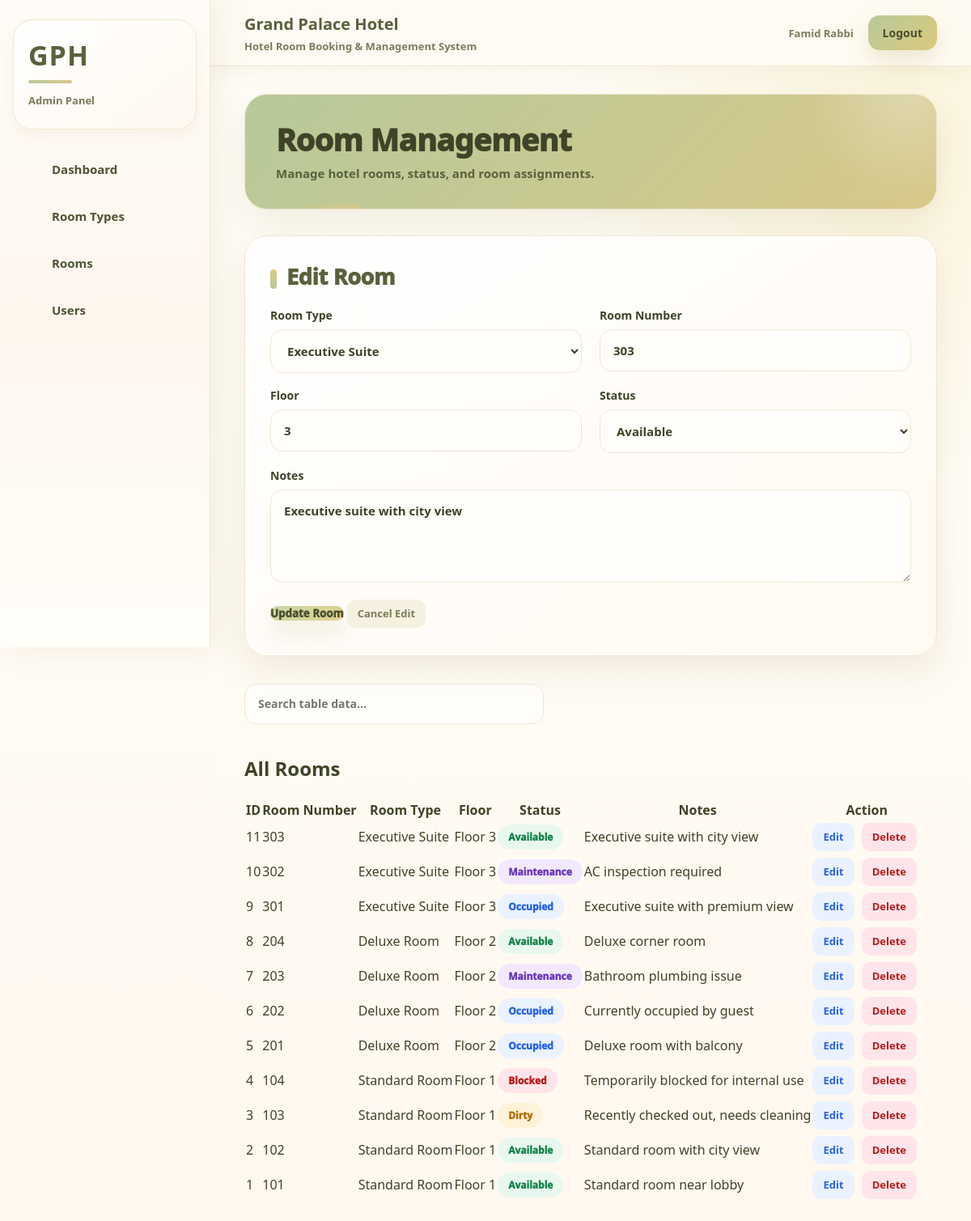
The page /views/admin/rooms.php?edit=11 (signed in) on the database its author committed.
### tables this page shows
CREATE TABLE `rooms` (
  `id` int(11) NOT NULL,
  `room_type_id` int(11) NOT NULL,
  `room_number` varchar(30) NOT NULL,
  `floor` int(11) NOT NULL,
  `status` enum('available','occupied','dirty','maintenance','blocked') NOT NULL DEFAULT 'available',
  `notes` text DEFAULT NULL,
  `created_at` timestamp NOT NULL DEFAULT current_timestamp()
);

CREATE TABLE `room_types` (
  `id` int(11) NOT NULL,
  `name` varchar(100) NOT NULL,
  `description` text NOT NULL,
  `price_per_night` decimal(10,2) NOT NULL,
  `max_capacity` int(11) NOT NULL,
  `thumbnail_path` varchar(255) DEFAULT NULL,
  `amenities` longtext DEFAULT NULL CHECK (json_valid(`amenities`)),
  `is_active` tinyint(1) NOT NULL DEFAULT 1,
  `created_at` timestamp NOT NULL DEFAULT current_timestamp()
);

### models/roomModel.php (called while the page is built, shortened)
<?php
require_once __DIR__ . "/../config/database.php";
function getAllRoomTypes()
{
    global $conn;
    $sql = "SELECT * FROM room_types ORDER BY id DESC";
    return $conn->query($sql);
}
function getAllRooms()
{
    global $conn;
    $sql = "SELECT
                rooms.id,
                rooms.room_number,
                rooms.floor,
                rooms.status,
                rooms.notes,
                room_types.name AS room_type
            FROM rooms
            INNER JOIN room_types ON rooms.room_type_id = room_types.id
            ORDER BY rooms.id DESC";
    return $conn->query($sql);
}
function getRoomById($id)
{
    global $conn;
    $sql = "SELECT * FROM rooms WHERE id = ?";
    $stmt = $conn->prepare($sql);
    $stmt->bind_param("i", $id);
    $stmt->execute();
    return $stmt->get_result()->fetch_assoc();
}
?>

### views/admin/rooms.php (the view, shortened to what this page needs)
<?php
require_once "../../models/roomModel.php";
$rooms = getAllRooms();
$roomTypes = getAllRoomTypes();
$editData = null;
if (isset($_GET["edit"])) {
    $editData = getRoomById($_GET["edit"]);
}
require_once "../../app/layouts/header.php";
require_once "../../app/layouts/sidebar.php";
require_once "../../app/layouts/navbar.php";
?>
<div class="main-content">
    <div class="dashboard-title">
        <h1>Room Management</h1>
        <p>Manage hotel rooms, status, and room assignments.</p>
    </div>
    <div class="form-box">
        <h2><?php echo $editData ? "Edit Room" : "Add New Room"; ?></h2>
        <form action="../../controllers/roomController.php" method="POST">
            <div class="form-row">
                <div class="form-group">
                    <label>Room Type</label>
                    <select name="room_type_id" required>
                        <?php
                        if ($roomTypes && $roomTypes->num_rows > 0) {
                            while ($type = $roomTypes->fetch_assoc()) {
                                $selected = "";
                                if ($editData && $editData["room_type_id"] == $type["id"]) {
                                    $selected = "selected";
                                }
                                echo "<option value='" . $type["id"] . "' $selected>";
                                echo $type["name"];
                                echo "</option>";
                            }
                        }
                        ?>
                    </select>
                </div>
                <div class="form-group">
                    <label>Room Number</label>
                    <input type="text"
                           name="room_number"
                           required
                           value="<?php echo $editData ? $editData["room_number"] : ""; ?>">
                </div>
            </div>
            <div class="form-row">
                <div class="form-group">
                    <label>Floor</label>
                    <input type="number"
                           name="floor"
                           required
                           value="<?php echo $editData ? $editData["floor"] : ""; ?>">
                </div>
                <div class="form-group">
                    <label>Status</label>
                    <select name="status" required>
                        <?php
                        $statuses = ["available", "occupied", "dirty", "maintenance", "blocked"];
                        foreach ($statuses as $status) {
                            $selected = "";
                            if ($editData && $editData["status"] == $status) {
                                $selected = "selected";
                            }
                            echo "<option value='$status' $selected>";
                            echo ucfirst($status);
                            echo "</option>";
                        }
                        ?>
                    </select>
                </div>
            </div>
            <div class="form-group">
                <label>Notes</label>
                <textarea name="notes"
                          placeholder="Additional room notes..."><?php echo $editData ? $editData["notes"] : ""; ?></textarea>
            </div>
            <button type="submit">
                <?php
                echo $editData ? "Update Room" : "Add Room";
                ?>
            </button>
            <?php if ($editData) { ?>
                <a href="rooms.php" class="cancel-link">
                    Cancel Edit
                </a>
            <?php } ?>
        </form>
    </div>
    <div class="table-search-box">
    <input
        type="text"
        class="table-search"
        placeholder="Search table data..."
    >
</div>
<br>
        <h2>All Rooms</h2>
        <br>
        <table>
            <thead>
                <tr>
                    <th>ID</th>
                    <th>Room Number</th>
                    <th>Room Type</th>
                    <th>Floor</th>
                    <th>Status</th>
                    <th>Notes</th>
                    <th>Action</th>
                </tr>
            </thead>
            <tbody>
                <?php
                if ($rooms && $rooms->num_rows > 0) {
                    while ($room = $rooms->fetch_assoc()) {
                        echo "<tr>";
                        echo "<td>" . $room["id"] . "</td>";
                        echo "<td>" . $room["room_number"] . "</td>";
                        echo "<td>" . $room["room_type"] . "</td>";
                        echo "<td>Floor " . $room["floor"] . "</td>";
                       echo "<td>
        <span class='status-badge status-" . $room["status"] . "'>
            " . ucfirst($room["status"]) . "
        </span>
      </td>";
                        echo "<td>" . $room["notes"] . "</td>";
                        echo "<td>
                            <a class='edit-btn'
                               href='rooms.php?edit=" . $room["id"] . "'>
                               Edit
                            </a>
                            <a class='delete-btn'
                               href='../../controllers/roomController.php?delete_room=" . $room["id"] . "'
                               onclick='return confirm(\"Are you sure?\")'>
                               Delete
                            </a>
                        </td>";
                        echo "</tr>";
                    }
                } else {
                    echo "<tr>";
                    echo "<td colspan='7'>No rooms found.</td>";
                    echo "</tr>";
                }
                ?>
            </tbody>
        </table>
    </div>
<?php
require_once "../../app/layouts/footer.php";
?>

### assets/css/dashboard.css (style rules this page uses)
* { margin: 0; padding: 0; box-sizing: border-box; }
a { color: inherit; text-decoration: none; }
button, input, select, textarea { font-family: inherit; }
.main-content { margin-left: var(--sidebar-width); min-height: calc(100vh - var(--navbar-height)); padding: 34px 42px 58px; background: radial-gradient(circle at 92% 6%, rgba(244, 222, 155, 0.28), transparent 26%), linear-gradient(180deg, #fffdf7 0%, #fff8ef 100%); }
.dashboard-title { position: relative; overflow: hidden; padding: 34px 38px; margin-bottom: 32px; border-radius: 28px; background: linear-gradient(135deg, #B7C99A, #D8C88A); border: 1px solid var(--border); box-shadow: var(--shadow-md); }
.dashboard-title::before { content: ""; position: absolute; width: 260px; height: 260px; right: -95px; top: -130px; border-radius: 50%; background: radial-gradient(circle, rgba(255, 255, 255, 0.28), transparent 70%); }
.dashboard-title::after { content: ""; position: absolute; left: 38px; bottom: 0; width: 105px; height: 5px; border-radius: 999px 999px 0 0; background: linear-gradient(90deg, var(--pink-main), var(--pink-mid)); }
.dashboard-title h1 { position: relative; z-index: 1; color: #3F4327; font-size: 38px; line-height: 1.12; font-weight: 950; letter-spacing: -0.6px; margin-bottom: 10px; }
.dashboard-title p { position: relative; z-index: 1; color: #59613C; font-size: 15px; font-weight: 600; }
.dashboard-table, .form-box { position: relative; padding: 31px; margin-bottom: 34px; border-radius: 28px; background: linear-gradient(145deg, #ffffff, #fffaf2); border: 1px solid var(--border); box-shadow: var(--shadow-md); }
.dashboard-table h2, .form-box h2 { color: #59613C; font-size: 27px; font-weight: 950; letter-spacing: -0.3px; margin-bottom: 20px; }
.dashboard-table h2::before, .form-box h2::before { content: ""; display: inline-block; width: 8px; height: 24px; margin-right: 12px; border-radius: 999px; vertical-align: -5px; background: linear-gradient(180deg, #DCC97C, #B7C99A); }
.status-badge { display: inline-flex; align-items: center; justify-content: center; min-height: 31px; padding: 7px 13px; border-radius: 999px; font-size: 12px; font-weight: 950; white-space: nowrap; }
.status-active, .status-available, .status-confirmed, .status-paid { background: var(--green-bg); color: var(--green); }
.status-inactive, .status-blocked, .status-cancelled, .status-unpaid { background: var(--red-bg); color: var(--red); }
.status-pending, .status-dirty { background: var(--orange-bg); color: var(--orange); }
.status-occupied, .status-checked_in { background: var(--blue-bg); color: var(--blue); }
.status-maintenance, .status-in_progress { background: var(--purple-bg); color: var(--purple); }
.form-row { display: grid; grid-template-columns: repeat(2, minmax(0, 1fr)); gap: 22px; }
.form-group { margin-bottom: 18px; }
.form-group label { display: block; margin-bottom: 8px; color: var(--text); font-size: 14px; font-weight: 850; }
.form-group input, .form-group select, .form-group textarea { width: 100%; padding: 15px 16px; border: 1px solid var(--border); border-radius: 15px; outline: none; background: #fffefb; color: var(--text); font-size: 15px; font-weight: 650; transition: 0.22s ease; }
.form-group textarea { min-height: 115px; resize: vertical; }
.print-btn, button[type="submit"], input[type="submit"] { border: none; border-radius: 15px; color: #4A4F2E; background: linear-gradient(135deg, #C8D9A9, #E3D08E); box-shadow: 0 13px 28px rgba(171, 160, 93, 0.22); cursor: pointer; font-weight: 950; transition: 0.24s ease; }
.edit-btn, .delete-btn, .cancel-link { display: inline-flex; align-items: center; justify-content: center; min-height: 35px; padding: 8px 13px; border-radius: 11px; font-size: 13px; font-weight: 900; margin: 3px 5px 3px 0; transition: 0.22s ease; }
.edit-btn { color: var(--blue); background: var(--blue-bg); }
.delete-btn { color: var(--red); background: var(--red-bg); }
.cancel-link { color: var(--text-soft); background: #f5f0e0; }
.table-search-box { width: 100%; margin-bottom: 16px; }
.table-search { width: min(370px, 100%); height: 50px; padding: 0 16px; border: 1px solid var(--border); border-radius: 15px; outline: none; background: #fffefb; color: var(--text); font-size: 14px; font-weight: 650; }

### rows shown on the page
rooms: room_number "303", floor "3", notes "Executive suite with city view", id "11", room_type.name "Executive Suite", status "Available"
rooms: id "10", room_number "302", room_type.name "Executive Suite", floor "3", status "Maintenance", notes "AC inspection required"
rooms: id "9", room_number "301", room_type.name "Executive Suite", floor "3", status "Occupied", notes "Executive suite with premium view"
rooms: id "8", room_number "204", room_type.name "Deluxe Room", floor "2", status "Available", notes "Deluxe corner room"
rooms: id "7", room_number "203", room_type.name "Deluxe Room", floor "2", status "Maintenance", notes "Bathroom plumbing issue"
rooms: id "6", room_number "202", room_type.name "Deluxe Room", floor "2", status "Occupied", notes "Currently occupied by guest"
rooms: id "5", room_number "201", room_type.name "Deluxe Room", floor "2", status "Occupied", notes "Deluxe room with balcony"
rooms: id "4", room_number "104", room_type.name "Standard Room", floor "1", status "Blocked", notes "Temporarily blocked for internal use"
rooms: id "3", room_number "103", room_type.name "Standard Room", floor "1", status "Dirty", notes "Recently checked out, needs cleaning"
rooms: id "2", room_number "102", room_type.name "Standard Room", floor "1", status "Available", notes "Standard room with city view"
rooms: id "1", room_number "101", room_type.name "Standard Room", floor "1", status "Available", notes "Standard room near lobby"

### other values the page prints
$role "Admin"
$_SESSION["name"] "Famid Rabbi"
form field room_type_id "Executive Suite"
form field status "Available"
